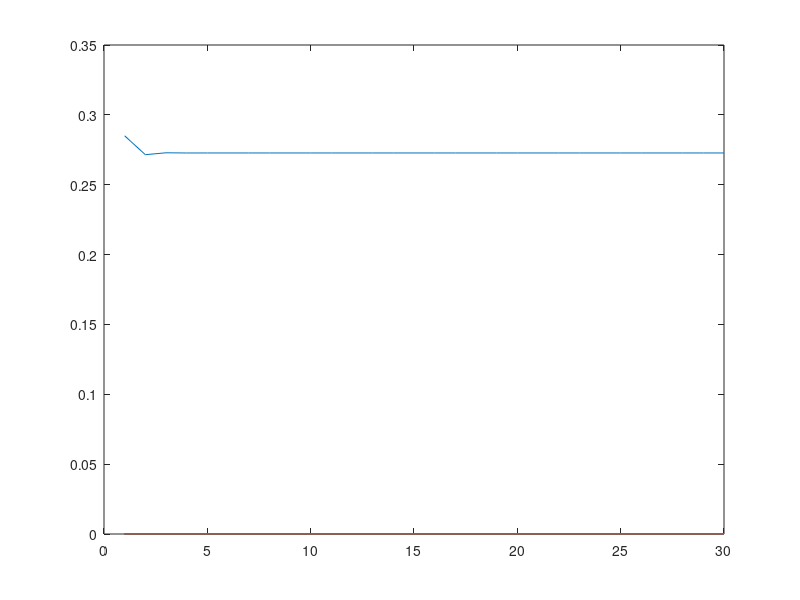

This figure's MATLAB source: (Note: this script raises an error after producing the figure.)
%% Exe1
    %ir / Faltar
T = [0.7 0.8 %ir
     0.3 0.2];%faltar
%a)
s = [1 0]';

m0 = (T^2)*s;

p0 = m0(1)

%b)
s1 = [0 1]';

m1 = (T^2)*s1;

p1 = m1(2)
%c)
m3 = (T^29)*s;
p3 = m1(2)
%d)
s2 = [0.85 0.15]';
pFalt = zeros(30);
for i=1:30
    m4 = (T^i)*s2;
    pFalt(i) = m4(2);
end
x = 1:30;
plot(x,pFalt)

%% Exe2
T = [1/3 1/4 0
     1/3 1-1/4-1/5 1/2
     1/3 1/5 1/2];
 
 s = [60 15 15]';
 
 m0 = (T^30) * s
 
 s0 = [30 30 30]';
 
 m1 = (T^30) * s
 
 %% Exe3
 
 T = rand(20);
 T = T./sum(T); %Converter para todas as colunas somadas darem 1
 
 s = zeros(1,20)';
 s(1,1) = 1
 
 m0 = (T^20) * s;
 prob20 = m0(20)
 
 m1 = (T^40) * s;
 prob40 = m1(20)
 
 m2 = (T^100) * s;
 prob100 = m2(20)

 %% Exe4
 %a)
 T = [0.16 0 0 0.36;
     0.36  0 0 0.24;
     0.24  0 0 0.24;
     0.24  1 1 0.16];
 
 s = [1 0 0 0]';
 
 m0 = (T^10) * s
 pb = m0(2)
 
 %% Exe5
 T = [0.7 0.2 0.3
      0.2 0.3 0.3
      0.1 0.5 0.4];
  
 s = [1 0 0]';
 
 m0 = (T^2) * s;
 pb0 = m0(3)
 
 %% Exe6
 
 T = [0.8   0    0.3   0;
     0.2  0.9   0.2   0;
      0   0.1   0.4   0;
      0    0    0.1   1];
  
 s = [1 0 0 0]';
 
 m0 = T^1000 * s;
 prob2 = m0(2)
 
 passos = [1,2,10,100];
 
 for i=1:4
     prob = T^passos(1,i)
 end
 
 Q = T(1:3,1:3);
 
 F = inv(eye(size(Q))-Q);
 avrg = sum(F)
 
 
%% Exemplo estado estacionario

 T = [0.8   0    0.3   0    0;
     0.2  0.9   0.2   0     0;
      0   0.1   0.4   0     0;
      0    0    0.1   1     0;
      0    0.1  0     0     1];
 
  M=[T-eye(5);ones(1,5)];
  x=[0 0 0 0 0 1]';
  u=M\x;
  
  Q = T(1:3,1:3);
  
  F = (eye(3) - Q)^-1;
  
  %Valor medio de visitas a um estado começando no 1,2ou 3 é a coluna da
  %matriz F
  
  med = sum(F);
  %Tempo medio ate obsorção
  
  %Provabilidade de absorção tendo em conta se inicia no estado 1,2,3
  R = T(4:5,1:3);
  P = R * F;
  N = 10;
  [U,L]=surfer('http://www.google.com',N);
  H=full(L);
  c=sum(full(L));
  repmat(c,N,1)
  H=H./repmat(c,N,1);
  p=0.85;
  A=p*H+(1-p)*ones(N)/N; % matriz da Google
  A(isnan(A))=1/N; % resolver dead ends
  
  x0=ones(N,1)/N;
  % -----------------------
  iter=1;
  x=x0;
  epsilon=1e-3;
  while 1
  fprintf(1,'iteração %d\n',iter);
  xold=x;
  x=A*x;
  if max(abs(x-xold))<epsilon break ; end
  iter=iter+1;
  end
  for p=1:N
  fprintf(1,'PageRank=%.3f : %s \n',x(p), U{p});
  end
  
  %% CRAWL NORMAL
  
  H = [0 0.5  0   0;
       1  0  0.6 0.6;
       0  0   0  0.4;
       0 0.5 0.4  0];
   
  x0 = [1/4 1/4 1/4 1/4]';
  x = x0;
  
  for k=1:100
      x = H * x;
      temp(:,k) = x;
  end
  
  vec = [temp(1,1:100),temp(2,1:100),temp(3,1:100),temp(4,1:100)];
  vec0 = [1:100,1:100,1:100,1:100];
  stem(vec0,vec)
  
  %% WTF
  
Tn=[0.7 0.2;
    0.3 0.8]
T= [0.1 0.9]'
pij=[];
for n=1:10
Tn=(Tn^n)
%pij=[ pij Tn(:)]
%plot(pij')
%drawnow
end

%% Exame
clc
T = [0.9 0.5 0.5;
     0.09 0.4 0.4;
     0.01 0.1 0.1];
 
v = [0 0 1]';

res0 = T^4 * v;

%c (t-i)u = 0
A = [0,0,0,1]';
M = [T-eye(3);ones(1,3)];
s = linsolve(M,A);
c = 0;
res = zeros(3,1);
while true
    old = res;
    c = c + 1;
    res = T^c * v;
    temp = abs(res-old) < 0.001;
    if temp == ones(3,1)
        break;
    end
end
res;

%% exe2

H = [0   1/2 1/3 1/4 0
     1/2 0   0   1/4 1/2
     1/2 1/2 1/3 1/4 0
     0   0   0   0   1/2
     0   0   1/3 1/4 0];
 
 A=0.8*H + 0.2*(ones(5)/5)
 
 pagR = [1/5 1/5 1/5 1/5 1/5]';
 vec = A^10 * pagR
 
 
 %% exe3
 
 P = [0.7 0.2 0   0   0 0
      0.2 0   0.3 0   0 0
      0   0.6 0.3 0   0 0
      0.1 0.2 0.3 0.1 0 0
      0   0   0   0.4 1 0
      0   0   0.1 0.5 0 1];
  
  v = [1,0,0,0,0,0]';
  v1 = [0,0,0,1,0,0]';
  v2 = [0,0,1,0,0,0]';
  
  matr = P^10 * v;
  matr(3);
  
  matr1 = P^15 * v1;
  matr(4);
  
  Q = [0.7 0.2 0   0 
       0.2 0   0.3 0   
       0   0.6 0.3 0   
       0.1 0.2 0.3 0.1];
   
  F = ( eye(4) - Q ) ^-1;
  
  resp = sum(F);
  resp = resp(3)
  
  
  %% Exame2
  clc
  T = [0.84 0.10 0    0.50
       0.10 0.70 0    0.10
       0.05  0.10 0.80 0.10
       0.01  0.10 0.20 0.30];
 
   v = [1 2 10 5]';
   
   mat = (T^7) * v;
   
   c = 0;
   mat0 = v;
   res = zeros(1,4);
   while true
       old = mat0;
       if mat0(1) > res(1)
           res(1) = mat0(1);
       end
       if mat0(2) > res(2)
           res(2) = mat0(2);
       end
       if mat0(3) > res(3)
           res(3) = mat0(3);
       end
       if mat0(4) > res(4)
           res(4) = mat0(4);
       end
       c = c + 1;
       mat0 = (T^c)*v;
       temp = abs(mat0-old) < 0.00001;
       if temp == ones(4,1)
           break;
       end
   end
   
   res
   
   %% c
   T = [0.84 0.10 0    0.50
       0.10 0.70 0    0.10
       0.05  0.10 0.80 0.10
       0.01  0.10 0.20 0.30];
 
   v = [1 2 10 5]';
   c = 0;
   mat1 = v;
   while true
       if mat1(4) < 2
           break;
       end
       c = c + 1;
       mat1 = (T^c)*v;
   end
   c
   
   %% tste
   clc
   H= [0    0   0.5 0   0.5 0.2;
       0.5  1/3 0.5 0.5 0.5 0.2;
       0    0   0   0   0   0.2;
       0    1/3 0   0   0   0.2;
       0.5  0   0   0.5 0   0.2;
       0    1/3 0   0   0   0];

   v = [1/6 1/6 1/6 1/6 1/6 1/6]';
   for i=1:100
      teste =  H^i * v;
      res(:,i) = teste;
   end
   
   plot(1:100,res);
   
   
   %% MaisMerdas
   
   % matriz de transi��es
T = [1-(0.09+0.01) 1-(0.4+0.1) 1-(0.4+0.1);
     0.09 0.4 0.4;
     0.01 0.1 0.1];
 
 % vetor inicial
 v = [0 0 1]';
    